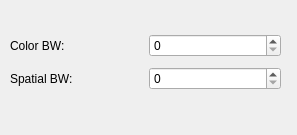
<?xml version="1.0" encoding="UTF-8"?>
<ui version="4.0">
 <class>mean_set_dialog</class>
 <widget class="QDialog" name="mean_set_dialog">
  <property name="geometry">
   <rect>
    <x>0</x>
    <y>0</y>
    <width>297</width>
    <height>135</height>
   </rect>
  </property>
  <property name="minimumSize">
   <size>
    <width>297</width>
    <height>135</height>
   </size>
  </property>
  <property name="maximumSize">
   <size>
    <width>297</width>
    <height>135</height>
   </size>
  </property>
  <property name="windowTitle">
   <string>Dialog</string>
  </property>
  <widget class="QWidget" name="">
   <property name="geometry">
    <rect>
     <x>10</x>
     <y>30</y>
     <width>271</width>
     <height>66</height>
    </rect>
   </property>
   <layout class="QVBoxLayout" name="verticalLayout">
    <item>
     <layout class="QHBoxLayout" name="horizontalLayout">
      <item>
       <widget class="QLabel" name="label">
        <property name="text">
         <string>Color BW:</string>
        </property>
       </widget>
      </item>
      <item>
       <widget class="QSpinBox" name="sB_color"/>
      </item>
     </layout>
    </item>
    <item>
     <layout class="QHBoxLayout" name="horizontalLayout_2">
      <item>
       <widget class="QLabel" name="label_2">
        <property name="text">
         <string>Spatial BW:</string>
        </property>
       </widget>
      </item>
      <item>
       <widget class="QSpinBox" name="sB_spatial"/>
      </item>
     </layout>
    </item>
   </layout>
  </widget>
 </widget>
 <resources/>
 <connections/>
</ui>
